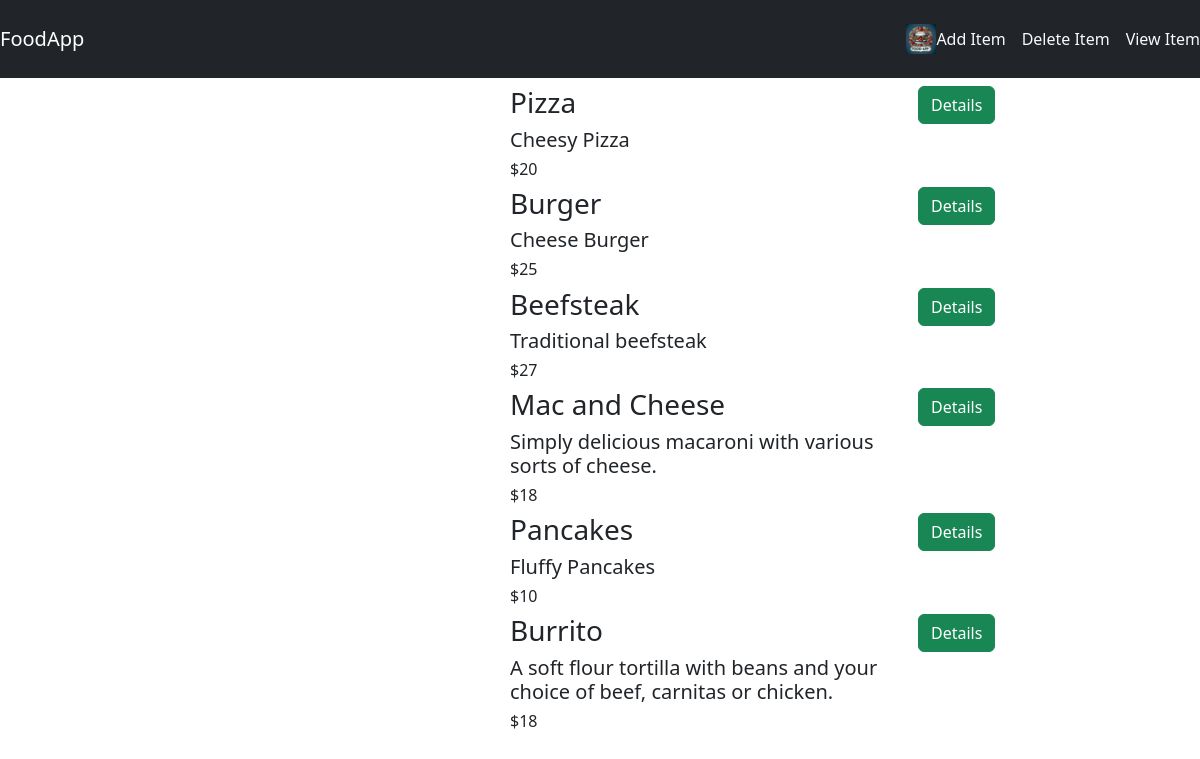
Before: /food/ with the older database file.
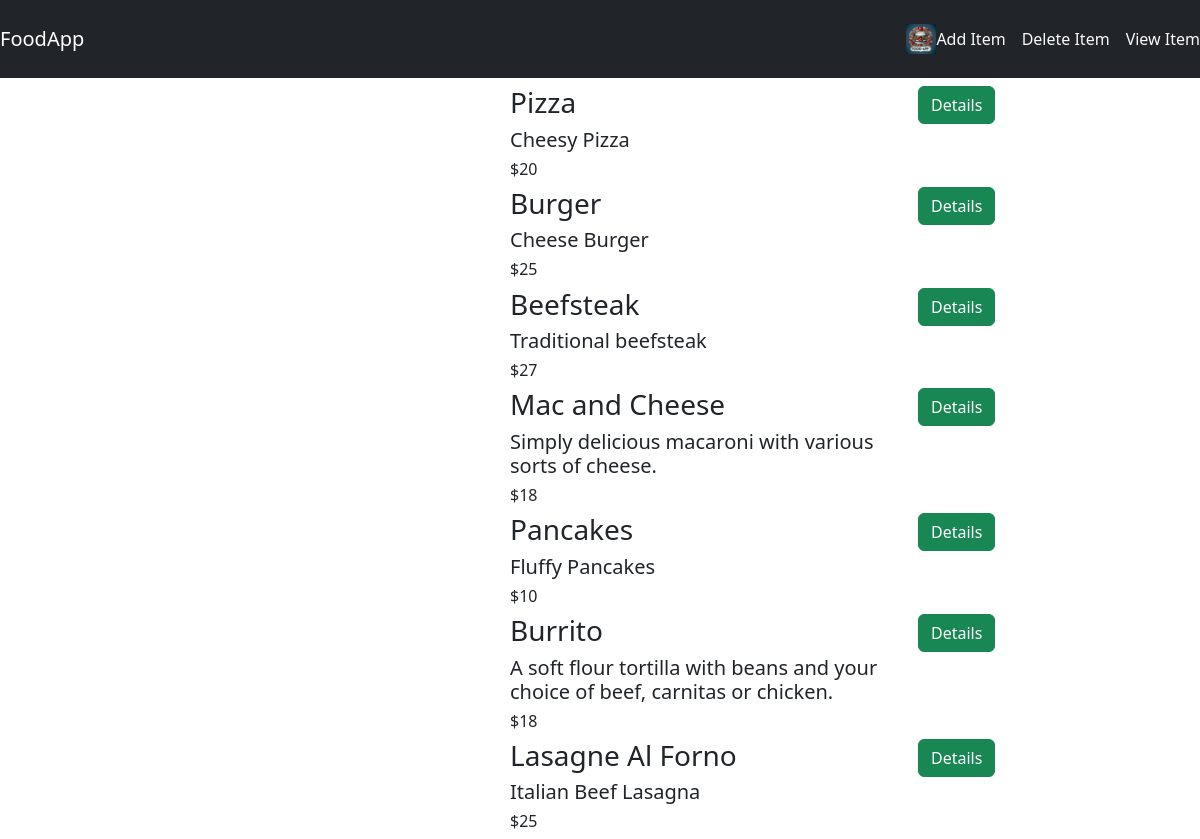
After: the same page with the newer database file.
### food/models.py (models this page shows, shortened)
class Item(models.Model):
    item_name = models.CharField(max_length=200)
    item_desc = models.CharField(max_length=200)
    item_price = models.IntegerField()
    item_image = models.CharField(max_length=500, default="https://cookinupastorm.biz/wp-content/uploads/2023/04/EmptyDinnerPlates.jpg")

### food/views.py (the view)
# urls.py: path('', views.index, name='index'),
def index(request):
    item_list = Item.objects.all()
    context = {
        'item_list': item_list,
    }
    return render(request, 'food/index.html', context)

### food/templates/food/index.html (shortened to what this page needs)
{% extends 'food/base.html' %}
{% block content %}
    <div class="content">
        {% for item in item_list %}
            <div class="row">
                <div class="col-md-3 offset-md-2">
                </div>
                <div class="col-md-4">
                    <h3>{{ item.item_name }}</h3>
                    <h5>{{ item.item_desc }}</h5>
                    <h6>${{ item.item_price }}</h6>
                </div>
                <div class="col-md-2">
                    <a href="{% url 'food:detail' item.id %}" class="btn btn-success">Details</a>
                </div>
            </div>
            </div>
        {% endfor %}
{% endblock %}

### food/templates/food/base.html (shortened to what this page needs)
{% load static %}
<!doctype html>
<html lang="en">
<head>
    <link rel="stylesheet" href="{% static 'food/style.css' %}">
    <link href="https://cdn.jsdelivr.net/npm/bootstrap@5.3.3/dist/css/bootstrap.min.css" rel="stylesheet"
>
</head>
<body>
<nav class="navbar navbar-dark bg-dark mb-2">
    <a href="#" class="navbar-brand">FoodApp</a>
    <div class="navbar">
        <a class="navbar" href="#">
            <img src="{% static 'images/Logo.jpg' %}" width="30" alt="Logo">
        </a>
        <a class="nav-item nav-link text-light me-3" href="{% url 'food:create_item' %}">Add Item </a>
        <a class="nav-item nav-link text-light me-3" href="#">Delete Item</a>
        <a class="nav-item nav-link text-light" href="#">View Item</a>
    </div>
</nav>
{% block content %}
{% endblock %}
</body>
</html>

### food/static/food/style.css (style rules this page uses)
body { background-color: lightyellow; }

Changed rows visible on the page:
added Item: item_name "Lasagne Al Forno", item_desc "Italian Beef Lasagna", item_price "25"
